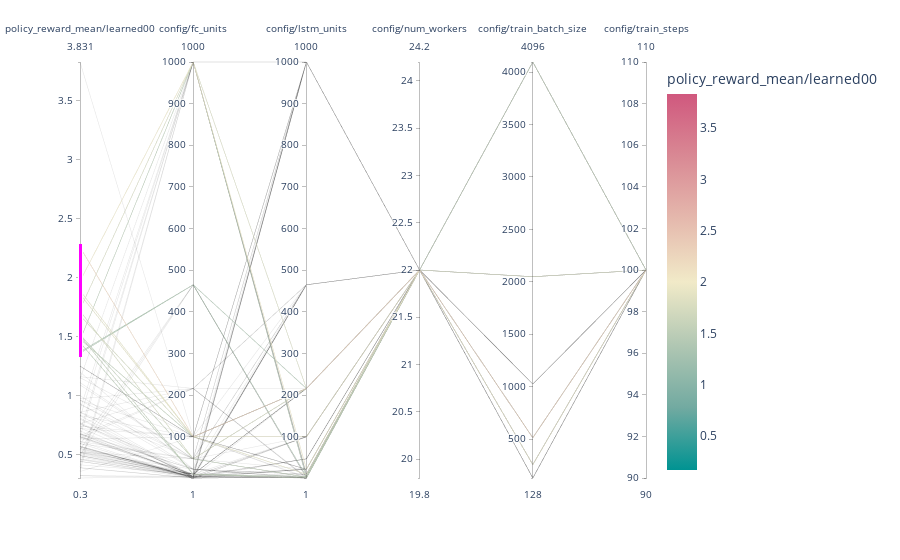

The cell this chart's notebook holds for it:
### Code cell
fig = px.parallel_coordinates(df, color=target,
                             color_continuous_scale=px.colors.diverging.Tealrose,
                             color_continuous_midpoint=2)
fig.show()
